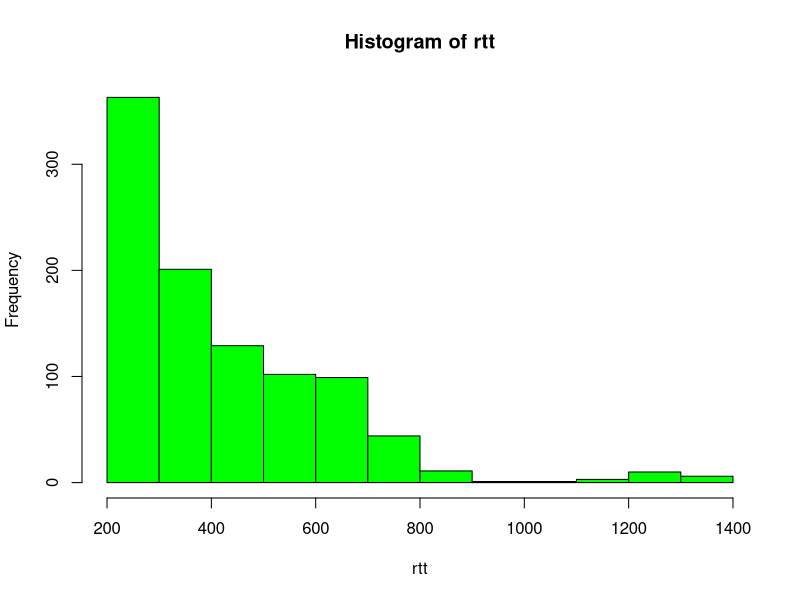
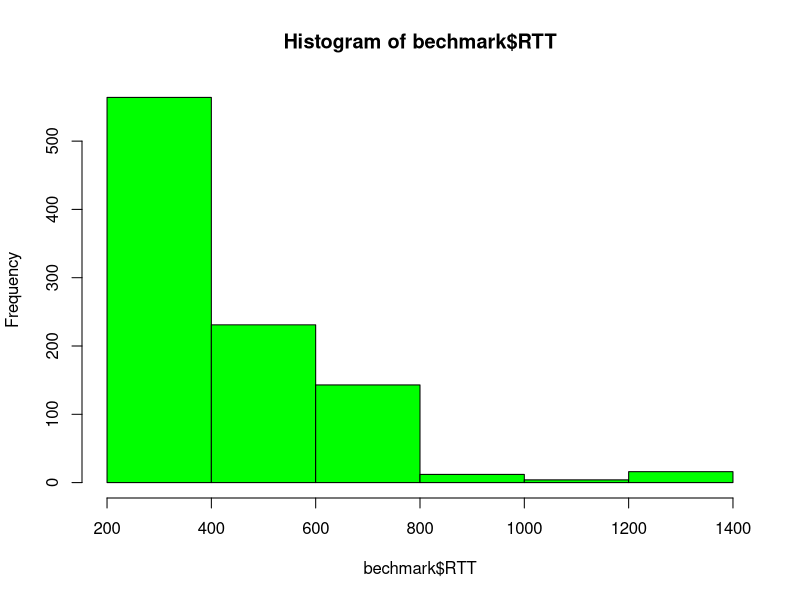
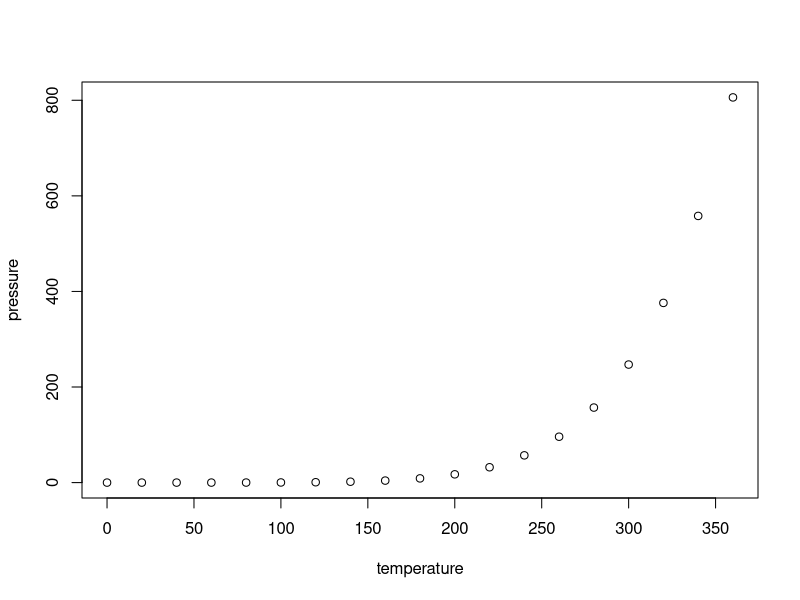

These figures' R source, in order:
## ---- chunk 1
knitr::opts_chunk$set(echo = TRUE)
## ---- chunk 2
tempos = c(92.2, 76.8, 7.3, 16.4, 32.5, 37.0, 41.6, 50.9, 62.6, 50.7, 34.6, 36.4)
#qnorm(tempos)
#prof

icr <- t.test(tempos, conf.level=0.9)
str(icr)

xbar <- mean(tempos)
s <- sd(tempos)
e <- 0.06
z <-qnorm(0.975)
z

nest <- (z*s/(e*xbar))^2
ceiling(nest)


# Tenfen
n <- length(tempos)
t.m <- mean(tempos)
t.v <- var(tempos)
t.ic <- t.m + qt(c(0.050, 0.950), df = n-1) * sqrt(t.v/n)
t.ic

t.test(tempos, conf.level=0.9)
## ---- chunk 3
prop.test(22, 80, conf.level=0.99)
prop.test(22000, 80000, conf.level=0.99)
# 0.275 média análisada
0.275*80 # > 10 para ser valido
(1 - 0.275) * 80 # > 10

## ---- chunk 4
consultas <- read.table("texec.txt", header = TRUE)
summary(consultas)
texec <- consultas$te

xbar <- mean(texec)
s <- sd(texec)
z <- qnorm(0.9)
n <- length(texec)

# na mao
xbar + c(-1, 1)*s*z/sqrt(n)


# func
t.test(texec, conf.level=0.8)

t.test(texec, conf.level=0.999)
## ---- chunk 5
bechmark = read.table("rtt.txt", header = TRUE)
summary(bechmark)
rtt <- bechmark$RTT

t.test(rtt, conf.level=0.95)

hist(rtt, col = "GREEN")
## ---- chunk 6
hist(bechmark$RTT, col = "GREEN", breaks=5)
## ---- chunk 7
summary(cars)
## ---- chunk 8
plot(pressure)
